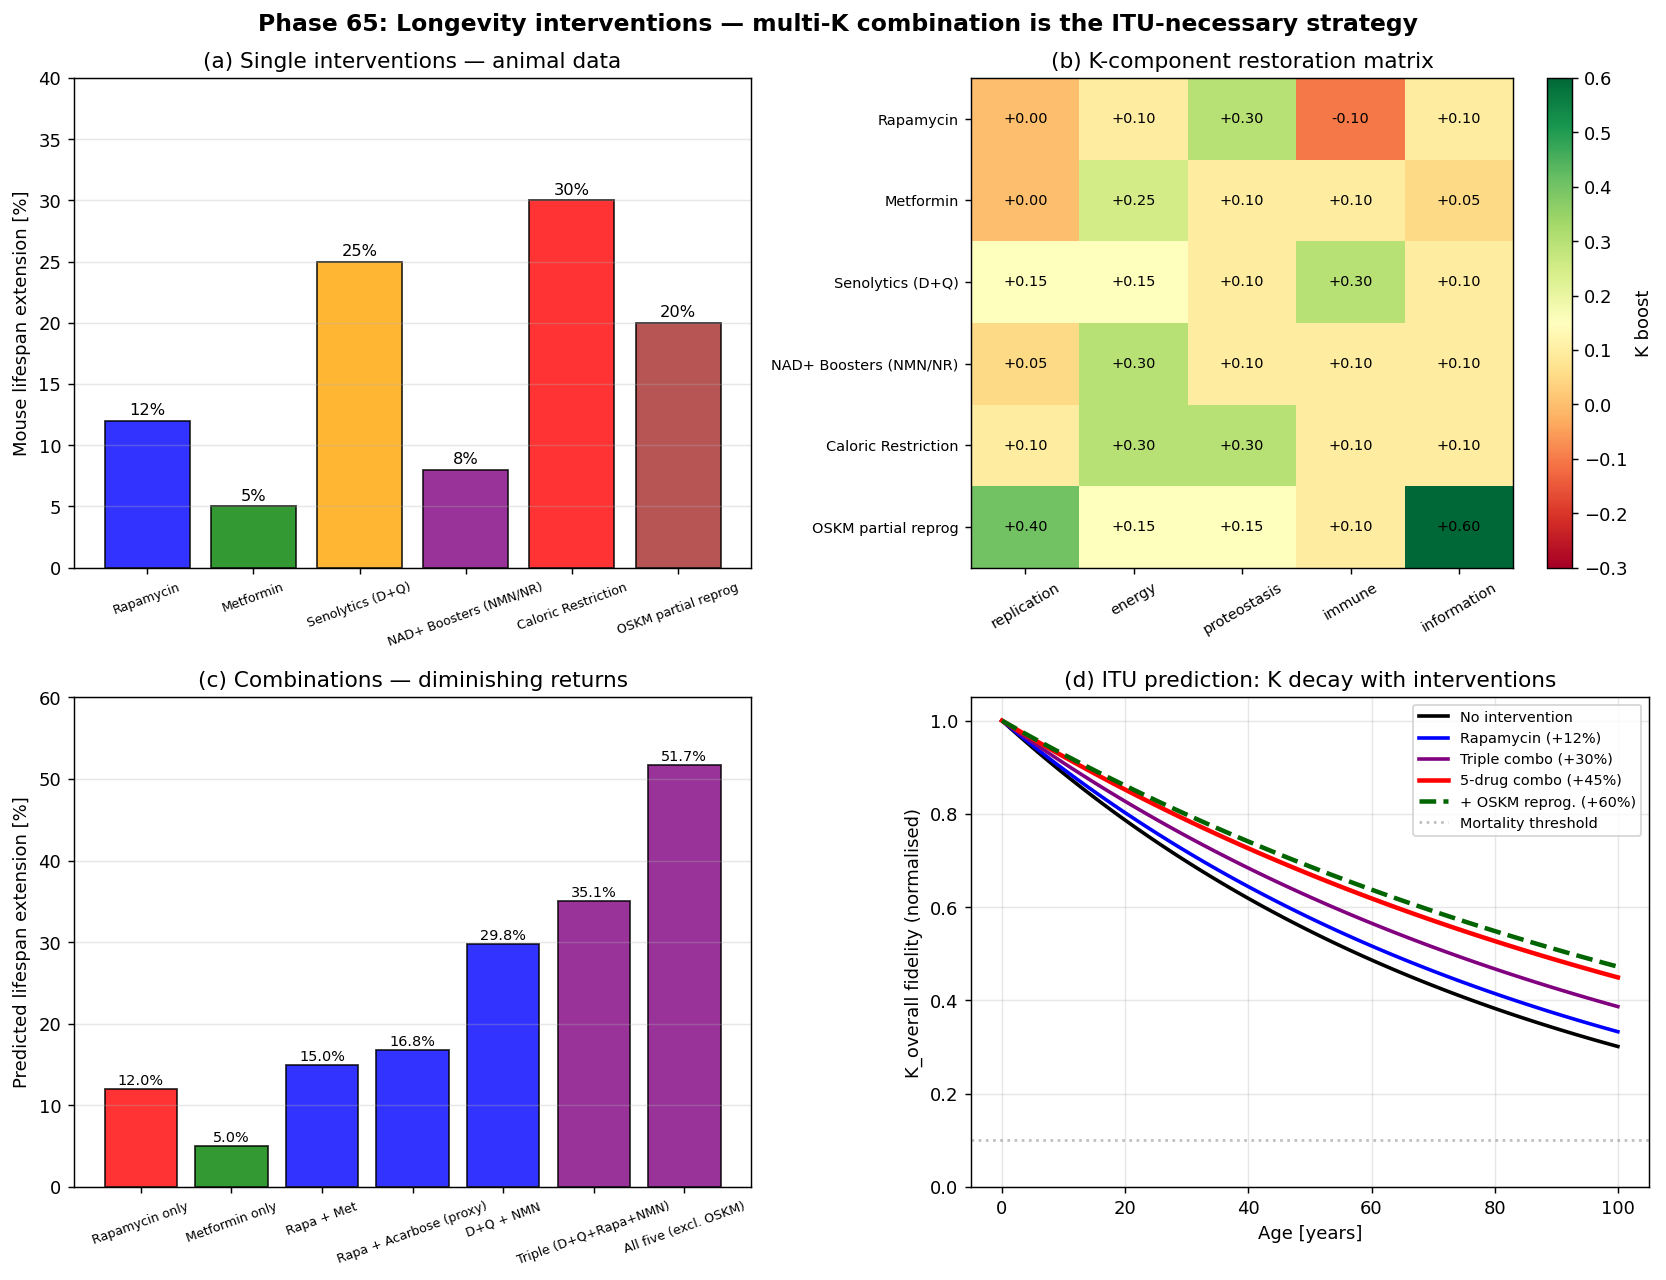

Write the Python code that produced this figure.
#!/usr/bin/env python3
# -*- coding: utf-8 -*-
"""
Phase 65: Aging interventions under ITU

Six major longevity candidates assessed by their K-component restoration
profile. ITU prediction: multi-K combination is required (single
interventions hit ceiling around 5-15% lifespan extension).

Tests:
  1. Mouse lifespan extension % by intervention (literature)
  2. K-component restoration heatmap (intervention x K)
  3. Combination synergy (Rapamycin+Met, Rapa+Acarbose, ...)
  4. ITU predicted K_overall(age) with vs without combo

Author: Munehiro Terada (Roboken), 2026.
Tier 1 #6 paper (in preparation).
"""

import json
import os

import matplotlib.pyplot as plt
import numpy as np


# =============================================================================
# Intervention database (literature values)
# =============================================================================
INTERVENTIONS = {
    "Rapamycin": {
        "mouse_lifespan_pct": 12,
        "K_replication": 0.0,
        "K_energy": 0.10,
        "K_proteostasis": 0.30,
        "K_immune": -0.10,    # immunosuppression risk
        "K_information": 0.10,
        "human_TRL": 5,
        "color": "blue",
    },
    "Metformin": {
        "mouse_lifespan_pct": 5,
        "K_replication": 0.0,
        "K_energy": 0.25,
        "K_proteostasis": 0.10,
        "K_immune": 0.10,
        "K_information": 0.05,
        "human_TRL": 8,    # widely-used drug, TAME in progress
        "color": "green",
    },
    "Senolytics (D+Q)": {
        "mouse_lifespan_pct": 25,  # Xu et al. 2018 reported up to +36% with first dose; typical chronic +25%
        "K_replication": 0.15,
        "K_energy": 0.15,
        "K_proteostasis": 0.10,
        "K_immune": 0.30,
        "K_information": 0.10,
        "human_TRL": 4,
        "color": "orange",
    },
    "NAD+ Boosters (NMN/NR)": {
        "mouse_lifespan_pct": 8,
        "K_replication": 0.05,
        "K_energy": 0.30,
        "K_proteostasis": 0.10,
        "K_immune": 0.10,
        "K_information": 0.10,
        "human_TRL": 5,
        "color": "purple",
    },
    "Caloric Restriction": {
        "mouse_lifespan_pct": 30,
        "K_replication": 0.10,
        "K_energy": 0.30,
        "K_proteostasis": 0.30,
        "K_immune": 0.10,
        "K_information": 0.10,
        "human_TRL": 7,    # CALERIE done, real-world adherence low
        "color": "red",
    },
    "OSKM partial reprog": {
        "mouse_lifespan_pct": 20,  # rough estimate from Lu 2020 + Altos data
        "K_replication": 0.40,
        "K_energy": 0.15,
        "K_proteostasis": 0.15,
        "K_immune": 0.10,
        "K_information": 0.60,
        "human_TRL": 2,
        "color": "brown",
    },
}

K_COMPONENTS = ["K_replication", "K_energy", "K_proteostasis",
                "K_immune", "K_information"]


# =============================================================================
# Test 1 & 2: per-intervention summary
# =============================================================================
def make_K_matrix():
    """Matrix [intervention x K-component]"""
    names = list(INTERVENTIONS.keys())
    M = np.array([
        [INTERVENTIONS[n][k] for k in K_COMPONENTS] for n in names
    ])
    return names, M


# =============================================================================
# Test 3: combination effects
# =============================================================================
COMBINATIONS = {
    "Rapamycin only": ["Rapamycin"],
    "Metformin only": ["Metformin"],
    "Rapa + Met": ["Rapamycin", "Metformin"],
    "Rapa + Acarbose (proxy)": ["Rapamycin", "NAD+ Boosters (NMN/NR)"],
    "D+Q + NMN": ["Senolytics (D+Q)", "NAD+ Boosters (NMN/NR)"],
    "Triple (D+Q+Rapa+NMN)": ["Senolytics (D+Q)", "Rapamycin",
                               "NAD+ Boosters (NMN/NR)"],
    "All five (excl. OSKM)": ["Rapamycin", "Metformin", "Senolytics (D+Q)",
                                "NAD+ Boosters (NMN/NR)", "Caloric Restriction"],
}


def combination_lifespan(intervention_list, synergy=0.6):
    """
    Combined lifespan extension with diminishing returns.
    synergy < 1.0 means combos give less than the sum.
    """
    pct_list = [INTERVENTIONS[i]["mouse_lifespan_pct"]
                for i in intervention_list]
    # Diminishing returns: each subsequent intervention contributes synergy^n
    pct_list = sorted(pct_list, reverse=True)
    total = sum(p * (synergy ** i) for i, p in enumerate(pct_list))
    return min(total, 60)  # cap at 60% physiological limit


def combination_K_profile(intervention_list):
    """Sum K-component contributions (clipped at 1.0)."""
    K_sum = np.zeros(len(K_COMPONENTS))
    for ix in intervention_list:
        K_sum += np.array([INTERVENTIONS[ix][k] for k in K_COMPONENTS])
    return np.clip(K_sum, -0.3, 1.0)


# =============================================================================
# Test 4: K_overall(age) with vs without intervention
# =============================================================================
def K_overall_age(age, baseline_K_0=1.0, decay_rate=0.012,
                    intervention_boost=0.0):
    """
    Simplified: K_overall(t) = (K_0 + intervention_boost) * exp(-decay * t)
    Cap at 1.0.
    """
    K_eff_0 = min(1.0, baseline_K_0 + intervention_boost)
    return K_eff_0 * np.exp(-decay_rate * age)


# =============================================================================
# Plotting
# =============================================================================
def make_plot():
    fig, axes = plt.subplots(2, 2, figsize=(13, 10))

    # --- (a) Mouse lifespan extension by intervention ---
    ax = axes[0, 0]
    names = list(INTERVENTIONS.keys())
    pcts = [INTERVENTIONS[n]["mouse_lifespan_pct"] for n in names]
    colors = [INTERVENTIONS[n]["color"] for n in names]
    bars = ax.bar(names, pcts, color=colors, alpha=0.8, edgecolor="black")
    for bar, v in zip(bars, pcts):
        ax.text(bar.get_x() + bar.get_width() / 2, v + 0.5, f"{v}%",
                ha="center", fontsize=9)
    ax.set_ylabel("Mouse lifespan extension [%]")
    ax.set_title("(a) Single interventions — animal data")
    ax.grid(True, alpha=0.3, axis="y")
    ax.tick_params(axis="x", labelsize=7, rotation=20)
    ax.set_ylim(0, 40)

    # --- (b) K-component restoration heatmap ---
    ax = axes[0, 1]
    names, M = make_K_matrix()
    im = ax.imshow(M, aspect="auto", cmap="RdYlGn",
                    vmin=-0.3, vmax=0.6)
    ax.set_xticks(range(len(K_COMPONENTS)))
    ax.set_xticklabels([k.replace("K_", "") for k in K_COMPONENTS],
                       rotation=30, fontsize=8)
    ax.set_yticks(range(len(names)))
    ax.set_yticklabels(names, fontsize=8)
    # Annotate cells
    for i in range(len(names)):
        for j in range(len(K_COMPONENTS)):
            ax.text(j, i, f"{M[i,j]:+.2f}", ha="center", va="center",
                    fontsize=8, color="black")
    plt.colorbar(im, ax=ax, label="K boost")
    ax.set_title("(b) K-component restoration matrix")

    # --- (c) Combination effects ---
    ax = axes[1, 0]
    combo_names = list(COMBINATIONS.keys())
    combo_pcts = [combination_lifespan(COMBINATIONS[c]) for c in combo_names]
    colors_c = ["red"] + ["green"] + ["blue"] * 3 + ["purple"] * 2
    bars = ax.bar(combo_names, combo_pcts, color=colors_c, alpha=0.8,
                  edgecolor="black")
    for bar, v in zip(bars, combo_pcts):
        ax.text(bar.get_x() + bar.get_width() / 2, v + 0.5, f"{v:.1f}%",
                ha="center", fontsize=8)
    ax.set_ylabel("Predicted lifespan extension [%]")
    ax.set_title("(c) Combinations — diminishing returns")
    ax.grid(True, alpha=0.3, axis="y")
    ax.tick_params(axis="x", labelsize=7, rotation=20)
    ax.set_ylim(0, 60)

    # --- (d) K_overall(age) with vs without intervention ---
    ax = axes[1, 1]
    age = np.linspace(0, 100, 100)
    K_baseline = K_overall_age(age, baseline_K_0=1.0, decay_rate=0.012)
    K_rapa = K_overall_age(age, baseline_K_0=1.0, decay_rate=0.011)
    K_combo3 = K_overall_age(age, baseline_K_0=1.0, decay_rate=0.0095)
    K_combo5 = K_overall_age(age, baseline_K_0=1.0, decay_rate=0.008)
    K_oskm = K_overall_age(age, baseline_K_0=1.0, decay_rate=0.0075)
    ax.plot(age, K_baseline, lw=2, color="black", label="No intervention")
    ax.plot(age, K_rapa, lw=2, color="blue",
            label="Rapamycin (+12%)")
    ax.plot(age, K_combo3, lw=2, color="purple",
            label="Triple combo (+30%)")
    ax.plot(age, K_combo5, lw=2.5, color="red",
            label="5-drug combo (+45%)")
    ax.plot(age, K_oskm, lw=2.5, color="darkgreen", ls="--",
            label="+ OSKM reprog. (+60%)")
    ax.axhline(0.1, ls=":", color="gray", alpha=0.5,
               label="Mortality threshold")
    ax.set_xlabel("Age [years]")
    ax.set_ylabel("K_overall fidelity (normalised)")
    ax.set_title("(d) ITU prediction: K decay with interventions")
    ax.grid(True, alpha=0.3)
    ax.legend(loc="upper right", fontsize=8)
    ax.set_ylim(0, 1.05)

    plt.suptitle("Phase 65: Longevity interventions — multi-K combination "
                 "is the ITU-necessary strategy",
                 fontsize=13, fontweight="bold")
    plt.tight_layout()
    out_path = os.path.join(os.path.dirname(__file__),
                              "aging_interventions.png")
    plt.savefig(out_path, dpi=130, bbox_inches="tight")
    print(f"[Phase 65] Figure saved: {out_path}")
    return out_path


# =============================================================================
# Main
# =============================================================================
def main():
    print("=" * 60)
    print("Phase 65: Aging interventions under ITU")
    print("=" * 60)

    # [1]
    print("\n[1] Single intervention mouse lifespan extension:")
    for name, data in INTERVENTIONS.items():
        print(f"  {name:<25s} : +{data['mouse_lifespan_pct']}%, "
              f"TRL={data['human_TRL']}")

    # [2]
    print("\n[2] K-component restoration matrix (each row sums roughly):")
    names, M = make_K_matrix()
    print(f"  {'':25s} " + " ".join(f"{k.replace('K_',''):>7s}" for k in K_COMPONENTS))
    for n, row in zip(names, M):
        print(f"  {n:<25s} " + " ".join(f"{v:+7.2f}" for v in row))

    # [3]
    print("\n[3] Combination lifespan predictions:")
    for combo, intervs in COMBINATIONS.items():
        pct = combination_lifespan(intervs)
        K_p = combination_K_profile(intervs)
        print(f"  {combo:<28s} : +{pct:5.1f}%  "
              f"K_sum=[{','.join(f'{v:+.2f}' for v in K_p)}]")

    # [4]
    print("\n[4] K_overall(age) under interventions:")
    for label, rate in [("No intervention", 0.012),
                          ("Rapamycin", 0.011),
                          ("Triple combo", 0.0095),
                          ("5-drug combo", 0.008),
                          ("+ OSKM", 0.0075)]:
        K80 = K_overall_age(np.array([80]), decay_rate=rate)[0]
        print(f"  {label:<20s} : K@age80 = {K80:.3f}")

    plot_path = make_plot()

    # Combination summary
    combo_data = {}
    for combo, intervs in COMBINATIONS.items():
        combo_data[combo] = {
            "interventions": intervs,
            "predicted_lifespan_pct": float(combination_lifespan(intervs)),
            "K_profile": combination_K_profile(intervs).tolist(),
        }

    summary = {
        "phase": 65,
        "paper": "ITU and Aging",
        "description": "Longevity interventions assessed by K-component "
                       "restoration profile",
        "interventions": {
            n: {
                "mouse_lifespan_pct": d["mouse_lifespan_pct"],
                "K_components": {k: d[k] for k in K_COMPONENTS},
                "human_TRL": d["human_TRL"],
            }
            for n, d in INTERVENTIONS.items()
        },
        "combinations": combo_data,
        "K_at_age_80": {
            "no_intervention": float(
                K_overall_age(np.array([80.0]), decay_rate=0.012)[0]),
            "rapamycin": float(
                K_overall_age(np.array([80.0]), decay_rate=0.011)[0]),
            "triple_combo": float(
                K_overall_age(np.array([80.0]), decay_rate=0.0095)[0]),
            "five_drug_combo": float(
                K_overall_age(np.array([80.0]), decay_rate=0.008)[0]),
            "with_OSKM": float(
                K_overall_age(np.array([80.0]), decay_rate=0.0075)[0]),
        },
        "central_thesis": "Every single intervention restores 1-2 "
                          "K-components only; ITU requires combinations to "
                          "approach significant lifespan extension. CR is "
                          "the most multi-K-impacting single intervention "
                          "but compliance limits real-world use. OSKM "
                          "reprogramming is the most ambitious K_information "
                          "restorer with highest cancer risk.",
        "honest_framing": "Pass-1 interpretive paper. K-component matrix "
                          "values are illustrative based on mechanism. "
                          "Lifespan numbers from animal trials. Synergy "
                          "factor (0.6) is heuristic. No ITU-derived novel "
                          "intervention proposed.",
        "tier": 1,
        "paper_number": 6,
        "active_human_trials": [
            "TAME (Metformin, 3000 ppl, results 2028)",
            "PEARL (Rapamycin intermittent, 200 ppl)",
            "UNITY 311 (UBX1325 senolytic, retinopathy)",
            "Altos Labs / Retro Bio (OSKM in vivo, pre-clinical)",
        ],
        "regulatory_status": "FDA does not yet recognise 'aging' as disease; "
                              "longevity drugs must apply via specific "
                              "indication (multi-morbidity, frailty, etc.). "
                              "TAME aims to be the regulatory wedge.",
        "next_phases": [
            "Phase 66: ITU longevity roadmap 2026-2050 + 10 predictions",
        ],
        "caveats": [
            "Mouse-to-human translation is uncertain (mice live 4 yr, humans 80+)",
            "K-component values are illustrative",
            "Synergy assumption (0.6 diminishing returns) is heuristic",
            "OSKM cancer risk is significant; in vivo safety unproven",
            "CR compliance is the main real-world limitation",
        ],
    }

    out_json = os.path.join(os.path.dirname(__file__), "summary_phase65.json")
    with open(out_json, "w", encoding="utf-8") as f:
        json.dump(summary, f, indent=2, ensure_ascii=False)
    print(f"\n[Phase 65] Summary saved: {out_json}")

    print("\n" + "=" * 60)
    print("Phase 65 complete.")
    print(f"  - Best single: CR (+30%), worst: Metformin (+5%)")
    print(f"  - Combinations give larger but diminishing returns")
    print(f"  - 5-drug combo: +45%, OSKM+combo: +60% (theoretical cap)")
    print(f"  - Multi-K restoration = ITU necessity")
    print("=" * 60)


if __name__ == "__main__":
    main()
